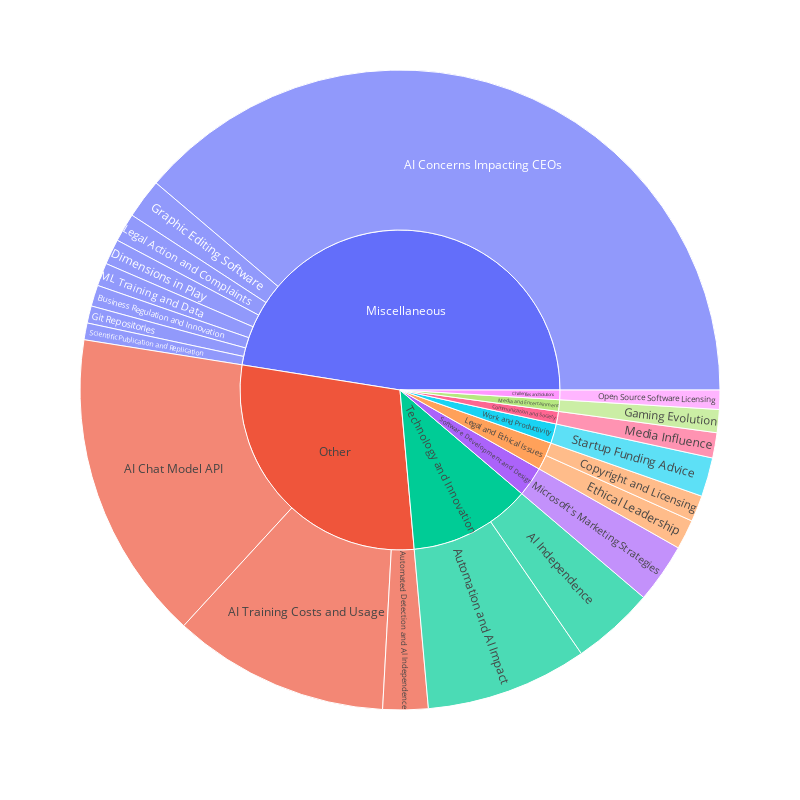

The notebook cell saved with this chart:
### Code cell
fig = px.sunburst(df.iloc[:30], path=["topic_group_short_title", "short_title"], values="prevalence_ratio", hover_data=["one_sentence_summary", "topic_id"] )
fig.update_layout(width=800, height=800)
fig

### Figure 1 — Plotly figure (JSON) as saved in the notebook; plotly's stock layout.template omitted (floating-point values rounded to 4 significant figures)
{"data": [{"branchvalues": "total", "customdata": [["This theme explores the capabilities and limitations of AI chat models like GPT in generating text output, code generation, addressing ethical concerns, and potential applications like copyright violation detection.", 471], ["The theme revolves around the impact of AI safety concerns on CEOs and organizations, leading to changes in leadership and decision-making.", 155], ["The theme explores the concept of artificial intelligence striving for independence and achieving its own goals.", 73], ["Discussion about the costs and usage of training AI models, including comparisons between different approaches, suggestions for optimization, and implications for AI ecosystems.", 248], ["The theme revolves around automated detection systems, AI independence, and the potential to overcome such systems.", 102], ["The impact of automation, AI, and advanced technology on humanity, from chatbots and virtual agents to concerns about superintelligent machines.", 44], ["The challenges faced by startup employees and entrepreneurs in disrupting established platform competitors due to regulations, especially in sectors like banking.", 279], ["This theme explores the complexities of copyright, licensing, and public domain in the digital age, touching upon issues of ownership, permissions, and legalities surrounding intellectual property.", 19], ["Exploring the concept of multidimensional play through physics, virtual worlds, and interactive puzzles.", 308], ["The theme explores ethical considerations in leadership, employee treatment, and decision-making within organizations.", 492], ["Exploration of the evolution and dynamics of gaming, including game design, player progression, and online gaming challenges.", 246], ["Discussion about managing and interacting with Git repositories using different workflows and hosting platforms like GitHub and GitLab.", 405], ["Comparison between Inkscape and Adobe Illustrator, along with insights on industry standard software and the impact of Adobe on professional programming.", 119], ["Discussion on the impact and effectiveness of class-action lawsuits and legal actions against companies for breaches or fraud.", 182], ["The theme discusses the importance of proper training data in machine learning models.", 184], ["The examples highlight the influence of media outlets like The New York Times on public perception, policies, and consumer behavior.", 117], ["An analysis of Microsoft's marketing strategies based on user perspectives and the company's strengths in various products and services.", 43], ["The examples discuss the use of open source software licenses, including the benefits and challenges of proprietary vs. open source code.", 125], ["The theme focuses on the challenges and incentives in scientific publication and replication within academia and research environments.", 166], ["The theme revolves around advice, experiences, and strategies related to startup funding, valuation, VC investments, and company growth stages.", 249], ["(?)", "(?)"], ["The examples discuss the use of open source software licenses, including the benefits and challenges of proprietary vs. open source code.", 125], ["The examples highlight the influence of media outlets like The New York Times on public perception, policies, and consumer behavior.", 117], ["Exploration of the evolution and dynamics of gaming, including game design, player progression, and online gaming challenges.", 246], ["(?)", "(?)"], ["(?)", "(?)"], ["An analysis of Microsoft's marketing strategies based on user perspectives and the company's strengths in various products and services.", 43], ["(?)", "(?)"], ["The theme revolves around advice, experiences, and strategies related to startup funding, valuation, VC investments, and company growth stages.", 249]], "domain": {"x": [0, 1], "y": [0, 1]}, "hovertemplate": "labels=%{label}<br>prevalence_ratio=%{value}<br>parent=%{parent}<br>id=%{id}<br>one_sentence_summary=%{customdata[0]}<br>topic_id=%{customdata[1]}<extra></extra>", "ids": ["Other/AI Chat Model API", "Miscellaneous/AI Concerns Impacting CEOs", "Technology and Innovation/AI Independence", "Other/AI Training Costs and Usage", "Other/Automated Detection and AI Independence", "Technology and Innovation/Automation and AI Impact", "Miscellaneous/Business Regulation and Innovation", " Legal and Ethical Issues/Copyright and Licensing", "Miscellaneous/Dimensions in Play", " Legal and Ethical Issues/Ethical Leadership", "Media and Entertainment/Gaming Evolution", "Miscellaneous/Git Repositories", "Miscellaneous/Graphic Editing Software", "Miscellaneous/Legal Action and Complaints", "Miscellaneous/ML Training and Data", "Communication and Society/Media Influence", "Software Development and Design/Microsoft's Marketing Strategies", "Challenges and Solutions/Open Source Software Licensing", "Miscellaneous/Scientific Publication and Replication", "Work and Productivity/Startup Funding Advice", " Legal and Ethical Issues", "Challenges and Solutions", "Communication and Society", "Media and Entertainment", "Miscellaneous", "Other", "Software Development and Design", "Technology and Innovation", "Work and Productivity"], "labels": ["AI Chat Model API", "AI Concerns Impacting CEOs", "AI Independence", "AI Training Costs and Usage", "Automated Detection and AI Independence", "Automation and AI Impact", "Business Regulation and Innovation", "Copyright and Licensing", "Dimensions in Play", "Ethical Leadership", "Gaming Evolution", "Git Repositories", "Graphic Editing Software", "Legal Action and Complaints", "ML Training and Data", "Media Influence", "Microsoft's Marketing Strategies", "Open Source Software Licensing", "Scientific Publication and Replication", "Startup Funding Advice", " Legal and Ethical Issues", "Challenges and Solutions", "Communication and Society", "Media and Entertainment", "Miscellaneous", "Other", "Software Development and Design", "Technology and Innovation", "Work and Productivity"], "name": "", "parents": ["Other", "Miscellaneous", "Technology and Innovation", "Other", "Other", "Technology and Innovation", "Miscellaneous", " Legal and Ethical Issues", "Miscellaneous", " Legal and Ethical Issues", "Media and Entertainment", "Miscellaneous", "Miscellaneous", "Miscellaneous", "Miscellaneous", "Communication and Society", "Software Development and Design", "Challenges and Solutions", "Miscellaneous", "Work and Productivity", "", "", "", "", "", "", "", "", ""], "type": "sunburst", "values": [40.46, 100, 10.78, 28.21, 5.886, 21.07, 2.752, 3.418, 3.318, 3.868, 2.998, 2.242, 5.164, 3.725, 3.005, 3.288, 7.764, 2.505, 2.185, 5.088, 7.287, 2.505, 3.288, 2.998, 122.4, 74.56, 7.764, 31.85, 5.088]}], "layout": {"height": 800, "legend": {"tracegroupgap": 0}, "margin": {"t": 60}, "width": 800}}
